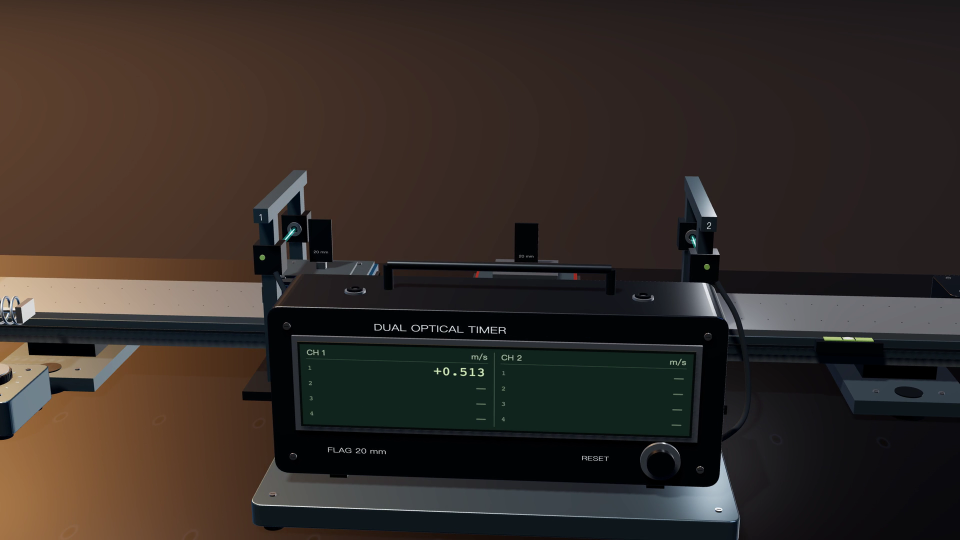
#> input picture overview/frames/mech_cart.png, 1920 x 1080 px, found by its file name (shown at 1/2 size); its folder holds 7 pictures in this run
$ python make_overview.py
#> lines starting #> are read from the running program, lines starting #| are printed output that depends on the picture
#!/usr/bin/env python3
"""
Generate the Physics First Exam Bento overview diagram (`1024x640` CSS layout
exported as crystal-sharp `3072x1920` 3x UHD and `2048x1280` 2x Retina PNGs):
  - Top-Left: Brand emblem, title, updated subtitle, and 4 verified metrics
  - Top-Right: Video-style dark obsidian Frontier Agent Leaderboard grounded in
    Desktop/results.pdf (config pass / 74 setups, with DS-CC & KI-CX swapped)
  - Bottom Full-Width: 5-Discipline Taxonomy Showcase (3 pre-sharpened HD 3D labs
    per discipline = 15 examples)
"""

from __future__ import annotations

import shutil
from pathlib import Path
from PIL import Image, ImageEnhance, ImageFilter
from playwright.sync_api import sync_playwright

ROOT = Path("/Users/conc/.gemini/antigravity/scratch/physics-first-exam-web")
FRAMES_DIR = ROOT / "overview" / "frames"
ASSETS_DIR = ROOT / "overview" / "assets"
OUT_DIR = ROOT / "overview"
CHROME_BIN = "/Applications/Google Chrome.app/Contents/MacOS/Google Chrome"

# Grounded in Desktop/results.pdf (config success out of 74, "视频显示值" column)
# with (DeepSeek V4.1 Flash | Claude Code) and (Kimi K3.1 | Codex) swapped cleanly per user fix.
LEADERBOARD_ROWS = [
    {"model": "GPT-6-Astra", "harness": "codex", "pct": 47.3, "cnt": "35/74", "bar": "#0284c7", "glow": True},
    {"model": "Claude Opus 5.5", "harness": "claude-code", "pct": 43.2, "cnt": "32/74", "bar": "#d97706", "glow": False},
    {"model": "Kimi K3.1", "harness": "codex", "pct": 8.1, "cnt": "6/74", "bar": "#64748b", "glow": False},
    {"model": "Kimi K3.1", "harness": "claude-code", "pct": 6.8, "cnt": "5/74", "bar": "#64748b", "glow": False},
    {"model": "DeepSeek V4.1 Flash", "harness": "claude-code", "pct": 4.1, "cnt": "3/74", "bar": "#94a3b8", "glow": False},
    {"model": "DeepSeek V4.1 Flash", "harness": "codex", "pct": 2.7, "cnt": "2/74", "bar": "#94a3b8", "glow": False},
    {"model": "GLM-5.3 Flash", "harness": "codex", "pct": 1.4, "cnt": "1/74", "bar": "#94a3b8", "glow": False},
    {"model": "GLM-5.3 Flash", "harness": "claude-code", "pct": 0.0, "cnt": "0/74", "bar": "#cbd5e1", "glow": False},
]


def crop_sharpen_save(
    src_name: str,
    dst_name: str,
    x0: float,
    y0: float,
    x1: float,
    y1: float,
    target_w: int = 840,
    target_h: int = 470,
) -> str:
    """Crop tightly around the apparatus, fit-cover via high-precision Lanczos, apply mild
    optical acuity sharpening, and store lossless PNG so Chrome renders pin-sharp miniatures."""
#> called with src_name = 'mech_cart.png', dst_name = 'mech_cart_v3.png', x0 = 0.05, y0 = 0.22, x1 = 0.95, y1 = 0.98, target_w = 840, target_h = 470
    src = FRAMES_DIR / src_name
    dst = ASSETS_DIR / dst_name
    im = Image.open(src).convert("RGB")
#> im is the input picture: PIL image 1920x1080 RGB; mean R, G, B 53.2, 44.2, 38.9
    w, h = im.size
#> w = 1920; h = 1080
    crop_box = (int(w * x0), int(h * y0), int(w * x1), int(h * y1))
#> crop_box = (96, 237, 1824, 1058)
    roi = im.crop(crop_box)

    # Center-cover resample to target aspect (~1.787:1, matching .lab-tile) in Pillow
    rw, rh = roi.size
#> rw = 1728; rh = 821
    src_ratio = rw / max(1, rh)
#> src_ratio = 2.1
    dst_ratio = target_w / target_h
    if src_ratio > dst_ratio:
        new_w = int(rh * dst_ratio)
#> new_w = 1467
        left = (rw - new_w) // 2
#> left = 130
        roi = roi.crop((left, 0, left + new_w, rh))
#> roi: PIL image 1467x821 RGB
    else:
        new_h = int(rw / dst_ratio)
        top = int((rh - new_h) * 0.5)
        roi = roi.crop((0, top, rw, top + new_h))

    resized = roi.resize((target_w, target_h), Image.Resampling.LANCZOS)
    sharpened = resized.filter(ImageFilter.UnsharpMask(radius=0.9, percent=68, threshold=2))
    sharpened = ImageEnhance.Contrast(sharpened).enhance(1.04)
    sharpened.save(dst, format="PNG", compress_level=3)
    return dst.resolve().as_uri()


def prepare_assets() -> dict[str, str]:
    ASSETS_DIR.mkdir(parents=True, exist_ok=True)
    return {
        # Mechanics (20)
        "mech_1": crop_sharpen_save("mech_cart.png", "mech_cart_v3.png", 0.05, 0.22, 0.95, 0.98),
        "mech_2": crop_sharpen_save("mech_string.png", "mech_string_v3.png", 0.04, 0.20, 0.96, 0.88),
        "mech_3": crop_sharpen_save("mech_caliper.png", "mech_caliper_v3.png", 0.03, 0.11, 0.93, 0.96),
        # Optics (21)
        "opt_1": crop_sharpen_save("optics_prism.png", "opt_prism_v3.png", 0.05, 0.16, 0.90, 0.96),
        "opt_2": crop_sharpen_save("optics_michelson.png", "opt_michelson_v3.png", 0.02, 0.10, 0.98, 0.94),
        "opt_3": crop_sharpen_save("optics_newtonrings.png", "opt_newton_v3.png", 0.08, 0.23, 0.84, 0.99),
        # Electromagnetism (20)
        "em_1": crop_sharpen_save("em_oscilloscope.png", "em_osc_v3.png", 0.17, 0.13, 0.95, 0.84),
        "em_2": crop_sharpen_save("em_microwave.png", "em_bragg_v3.png", 0.00, 0.05, 0.92, 0.93),
        "em_3": crop_sharpen_save("em_hall.png", "em_hall_v3.png", 0.09, 0.15, 0.92, 0.99),
        # Thermodynamics (9)
        "thm_1": crop_sharpen_save("thermo_adiabatic.png", "thm_adiab_v3.png", 0.03, 0.08, 0.88, 0.94),
        "thm_2": crop_sharpen_save("thermo_heat_engine.png", "thm_heat_v3.png", 0.02, 0.17, 0.98, 0.94),
        "thm_3": crop_sharpen_save("thermo_calorimetry.png", "thm_cal_v3.png", 0.08, 0.21, 0.92, 0.99),
        # Modern Physics (9)
        "mod_1": crop_sharpen_save("modern_electron.png", "mod_elec_v3.png", 0.00, 0.19, 0.85, 0.96),
        "mod_2": crop_sharpen_save("modern_franckhertz.png", "mod_fh_v3.png", 0.07, 0.13, 0.995, 0.92),
        "mod_3": crop_sharpen_save("modern_photoelectric.png", "mod_pe_v3.png", 0.10, 0.18, 0.92, 0.995),
    }
#> call 2 of crop_sharpen_save, with src_name = 'mech_string.png', dst_name = 'mech_string_v3.png', x0 = 0.04, y0 = 0.2, x1 = 0.96, y1 = 0.88, target_w = 840, target_h = 470
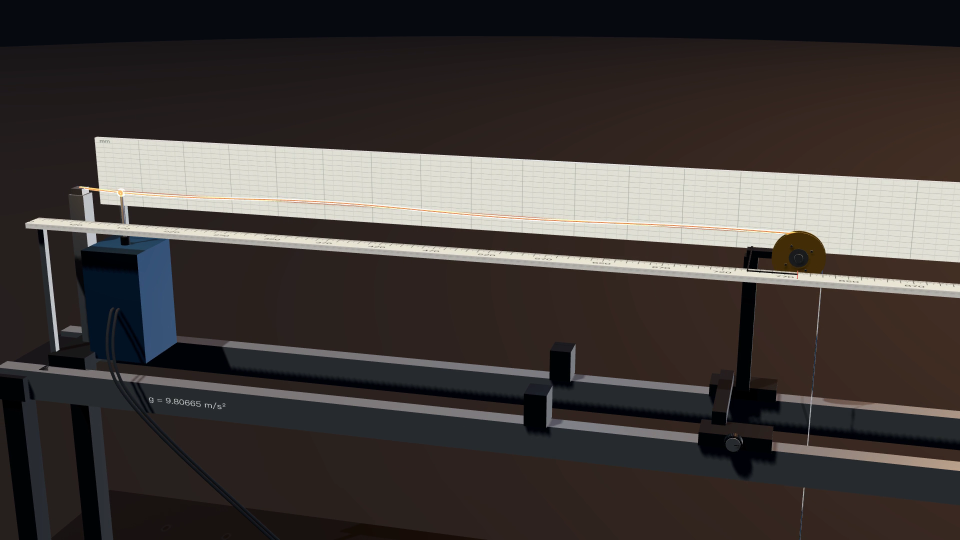
#> input picture overview/frames/mech_string.png, 1920 x 1080 px, found by its file name (shown at 1/2 size)
#> in crop_sharpen_save, im is the input picture: PIL image 1920x1080 RGB; mean R, G, B 66.1, 60.2, 57.6
#> in crop_sharpen_save (call 2), `resized = roi.resize((target_w, target_h), Image.Resampling.LANCZOS)`:
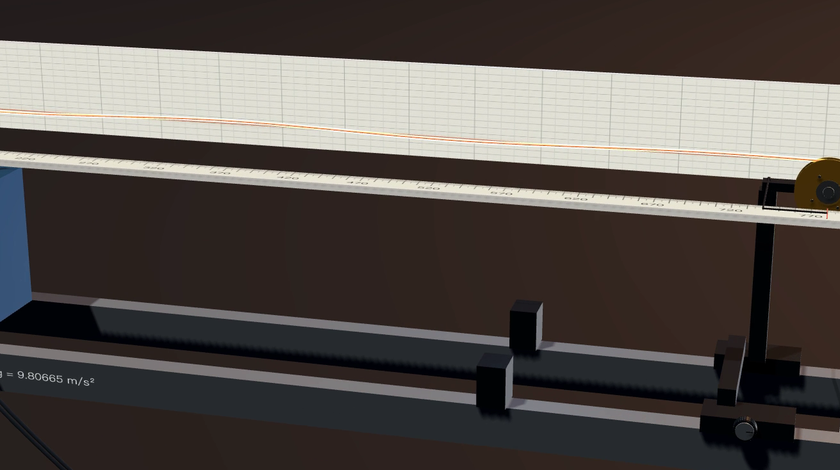
#> resized: PIL image 840x470 RGB; mean R, G, B 85.5, 79.5, 75.7
#> call 3 of crop_sharpen_save, with src_name = 'mech_caliper.png', dst_name = 'mech_caliper_v3.png', x0 = 0.03, y0 = 0.11, x1 = 0.93, y1 = 0.96, target_w = 840, target_h = 470
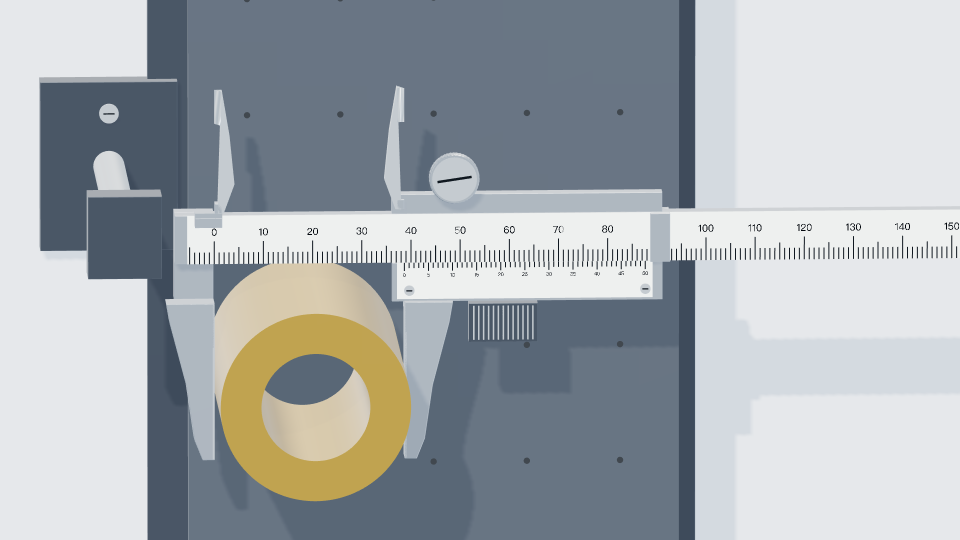
#> input picture overview/frames/mech_caliper.png, 1920 x 1080 px, found by its file name (shown at 1/2 size)
#> in crop_sharpen_save, im is the input picture: PIL image 1920x1080 RGB; mean R, G, B 166.5, 172.1, 176.2
#> in crop_sharpen_save (call 3), `roi = im.crop(crop_box)`:
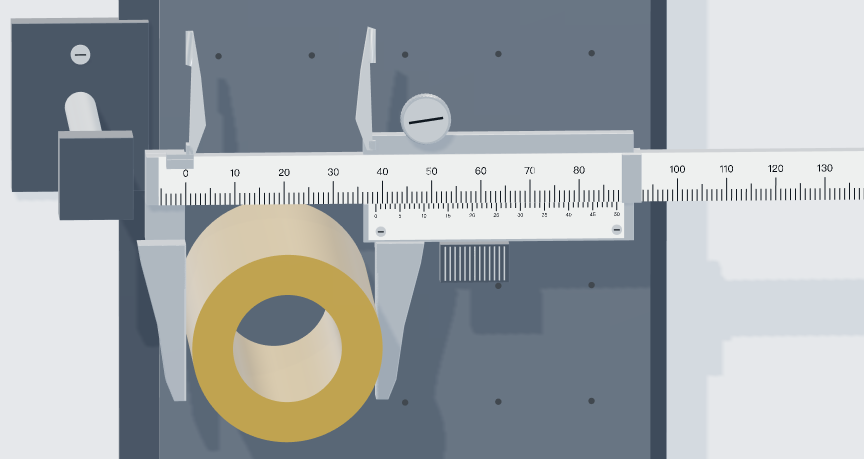
#> roi: PIL image 1728x918 RGB (shown at 1/2 size); mean R, G, B 162, 167.4, 170.5
#> call 4 of crop_sharpen_save, with src_name = 'optics_prism.png', dst_name = 'opt_prism_v3.png', x0 = 0.05, y0 = 0.16, x1 = 0.9, y1 = 0.96, target_w = 840, target_h = 470
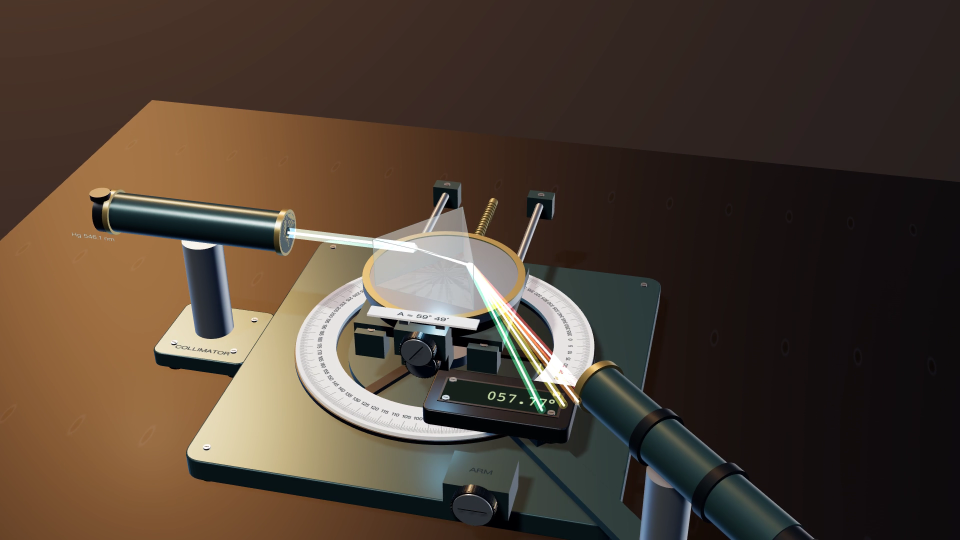
#> input picture overview/frames/optics_prism.png, 1920 x 1080 px, found by its file name (shown at 1/2 size)
#> in crop_sharpen_save, im is the input picture: PIL image 1920x1080 RGB; mean R, G, B 79.4, 64.7, 52.2
#> in crop_sharpen_save (call 4), `roi = im.crop(crop_box)`:
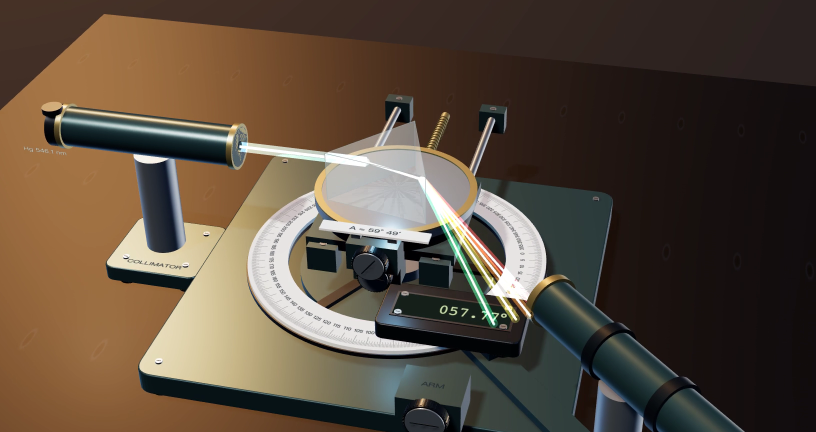
#> roi: PIL image 1632x864 RGB (shown at 1/2 size); mean R, G, B 90.1, 75.8, 61.4
#> in crop_sharpen_save (call 4), `resized = roi.resize((target_w, target_h), Image.Resampling.LANCZOS)`:
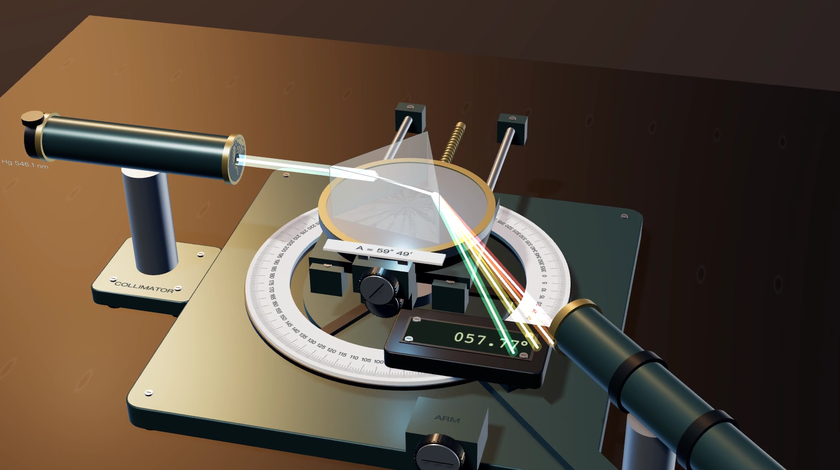
#> resized: PIL image 840x470 RGB; mean R, G, B 91, 77.2, 62.9


# [575 lines left out: functions render_leaderboard_rows, build_html, not called in this run]


def main() -> None:
    imgs = prepare_assets()
    html_str = build_html(imgs)
    html_path = OUT_DIR / "overview.html"
    html_path.write_text(html_str, encoding="utf-8")

    # Export primary overview directly as crisp 3x UHD (3072x1920) AND 2x Retina (2048x1280)
    # so every small 3D apparatus thumbnail retains razor-sharp dial ticks & numbers.
    out_main = OUT_DIR / "physics-first-exam-overview.png"
    out_2x = OUT_DIR / "physics-first-exam-overview-2x.png"
    public_copy = ROOT / "public" / "overview-diagram.png"

    with sync_playwright() as p:
        browser = p.chromium.launch(
            executable_path=CHROME_BIN,
            headless=True,
            args=["--no-sandbox", "--disable-dev-shm-usage"],
        )
        ctx3 = browser.new_context(viewport={"width": 1024, "height": 640}, device_scale_factor=3)
        pg3 = ctx3.new_page()
        pg3.goto(html_path.resolve().as_uri(), wait_until="networkidle")
        loaded = pg3.evaluate("async () => { await document.fonts.ready; return [...new Set([...document.fonts].filter(f => f.status === 'loaded').map(f => f.family))]; }")
        print(f"Loaded font families: {loaded}")
        pg3.wait_for_timeout(350)
        pg3.screenshot(path=str(out_main), type="png")
        ctx3.close()

        ctx2 = browser.new_context(viewport={"width": 1024, "height": 640}, device_scale_factor=2)
        pg2 = ctx2.new_page()
        pg2.goto(html_path.resolve().as_uri(), wait_until="networkidle")
        pg2.evaluate("() => document.fonts.ready")
        pg2.wait_for_timeout(250)
        pg2.screenshot(path=str(out_2x), type="png")
        ctx2.close()

        browser.close()

    shutil.copy2(out_main, public_copy)
    for fp in (out_main, out_2x, public_copy):
        with Image.open(fp) as im:
            print(f"Wrote {fp} -> size={im.size}, bytes={fp.stat().st_size}")


if __name__ == "__main__":
#> (the run stopped early here; a loop or call above may not have finished)
